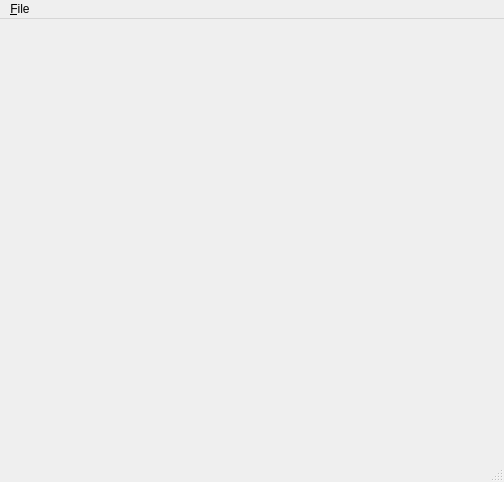
<?xml version="1.0" encoding="UTF-8"?>
<ui version="4.0">
 <class>VtkImageWindow</class>
 <widget class="QMainWindow" name="VtkImageWindow">
  <property name="geometry">
   <rect>
    <x>0</x>
    <y>0</y>
    <width>504</width>
    <height>482</height>
   </rect>
  </property>
  <property name="windowTitle">
   <string>VTK Image Reading</string>
  </property>
  <widget class="QWidget" name="m_CentralWidget">
   <layout class="QHBoxLayout" name="horizontalLayout">
    <item>
     <widget class="QVTKWidget" name="m_QVTKWidget">
      <property name="enabled">
       <bool>true</bool>
      </property>
     </widget>
    </item>
   </layout>
  </widget>
  <widget class="QMenuBar" name="menubar">
   <property name="geometry">
    <rect>
     <x>0</x>
     <y>0</y>
     <width>504</width>
     <height>22</height>
    </rect>
   </property>
   <widget class="QMenu" name="m_MenuFile">
    <property name="title">
     <string>&amp;File</string>
    </property>
    <addaction name="m_OpenAction"/>
    <addaction name="actionExit"/>
   </widget>
   <addaction name="m_MenuFile"/>
  </widget>
  <widget class="QStatusBar" name="m_StatusBar"/>
  <action name="m_OpenAction">
   <property name="text">
    <string>&amp;Open</string>
   </property>
  </action>
  <action name="actionLoadImage">
   <property name="text">
    <string>&amp;Load Image</string>
   </property>
   <property name="toolTip">
    <string>LoadImage</string>
   </property>
  </action>
  <action name="actionExit">
   <property name="text">
    <string>E&amp;xit</string>
   </property>
   <property name="shortcut">
    <string>X</string>
   </property>
  </action>
 </widget>
 <customwidgets>
  <customwidget>
   <class>QVTKWidget</class>
   <extends>QWidget</extends>
   <header>QVTKWidget.h</header>
  </customwidget>
 </customwidgets>
 <resources/>
 <connections/>
</ui>
